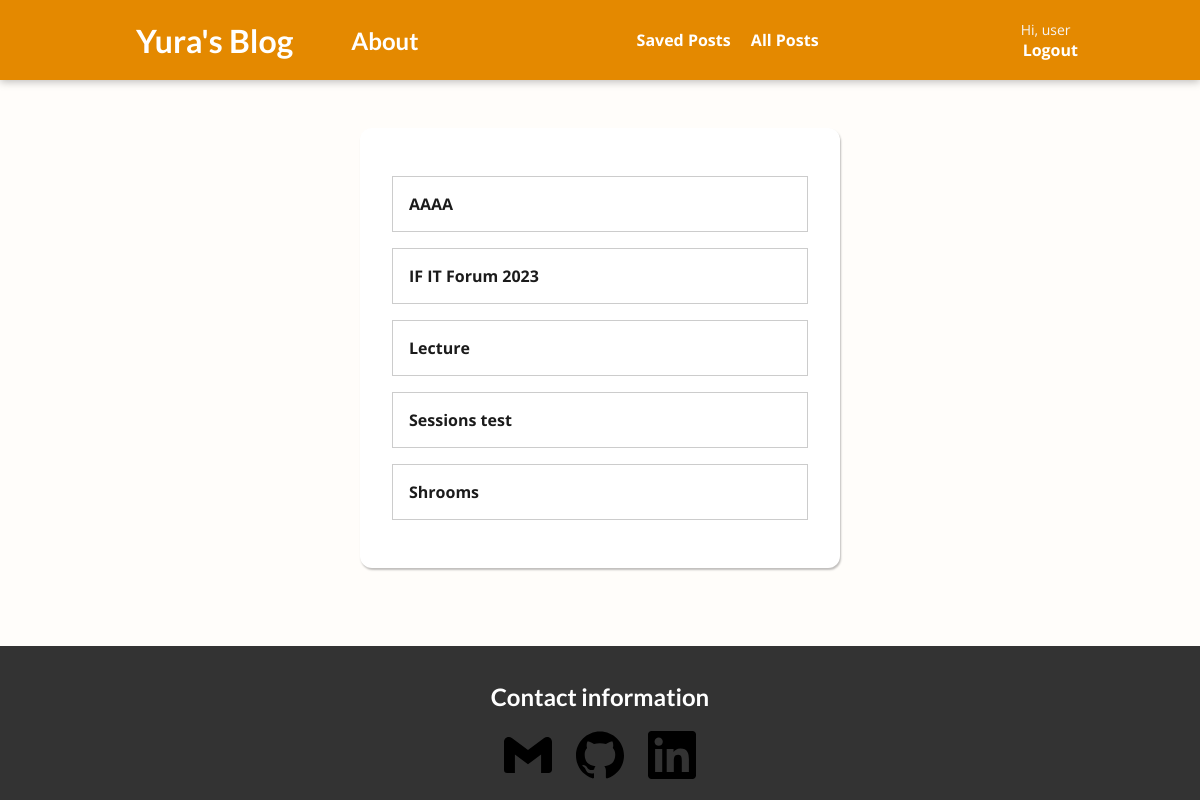
/read-later (signed in), run on the app's committed database.
### main_app/models.py (models this page shows, shortened)
class Post(models.Model):
    title = models.CharField(max_length=100)
    excerpt = models.CharField(max_length=150)
    image = models.ImageField(upload_to="posts", null=True)
    date = models.DateField(auto_now=True)
    slug = models.SlugField(unique=True, blank=True, null=False, db_index=True)
    content = models.TextField(validators=[MinLengthValidator(10)])
    author = models.ForeignKey(
        Author, on_delete=models.SET_NULL, null=True, related_name="posts"
    )
    tags = models.ManyToManyField(Tag)

### main_app/views.py (the view, shortened to what this page needs)
# urls.py: path("read-later", views.ReadLaterView.as_view(), name="read-later"),
class ReadLaterView(View):
    def get(self, request):
        def make_context(stored_posts):
            context = {}
            if stored_posts is None or len(stored_posts) == 0:
                context["posts"] = []
                context[
                    "has_posts"
                ] = False  # key, value pair for showing saved post status in html
            else:
                context["posts"] = Post.objects.filter(slug__in=stored_posts)
                context["has_posts"] = True
            return context
        stored_posts = request.session.get("stored_posts")
        if request.user.is_authenticated:
            username = request.user.username
            try:
                record = UserData.objects.get(username=username)
            except UserData.DoesNotExist:
                if stored_posts is None:
                    stored_posts = []
                record = UserData(username=username, stored_posts=stored_posts)
                record.save()
            context = make_context(stored_posts=record.stored_posts)
        else:
            context = make_context(stored_posts=stored_posts)
        return render(request, "main_app/read-later.html", context)

### main_app/templates/main_app/read-later.html (shortened to what this page needs)
{% extends "base.html" %}
{% load static %}
{% block css_files %}
<link rel="stylesheet" href="{% static "main_app/read-later.css" %}"
{% endblock %}
{% block content %}
    <section id="stored-posts">
        <ul>
            {% for post in posts %}
            <li><a href="{% url "single-post" post.slug %}">{{ post.title }}</a></li>
            {% endfor %}
        </ul>
    </section>
{% endblock %}

### templates/base.html (shortened to what this page needs)
{% load static %}
{% load socialaccount %}
<!DOCTYPE html>
<html lang="en">
<head>
    <link rel="stylesheet" href="{% static "app.css" %}">
    {% block css_files %}{% endblock %}
</head>
<body>
    <header id="main-navigation">
        <div>
            <h1><a href="{% url "starting-page" %}">Yura's Blog</a></h1>
        </div>
        <div class="about-div">
            <h2><a href="{% url "about" %}">About</a></h2>
        </div>
        <nav>
            <a href="{% url "read-later" %}">Saved Posts</a>
            <a href="{% url "all-posts"%}">All Posts</a>
        </nav>
        <div>
            {% if user.is_authenticated %}
                <p class="user-name">Hi, {{ user.username }}</p>
                <a class="login-logout" href="{% url "logout" %}">Logout</a>
            {% else %}
                <a class="login-logout" href="{% provider_login_url "google" %}">Login with Google</a>
            {% endif %}
        </div>
    </header>
    {% block content %}{% endblock %}
    <footer>
        <h2>Contact information</h2>
        <ul>
            <li><a href="mailto:yura.gavriley@gmail.com"><img src="{% static "icons/gmail.svg" %}"></a></li>
            <li><a href="https://github.com/YuraGavriley"><img src="{% static "icons/github.svg" %}"></a></li>
            <li><a href="https://linkedin.com/in/yurii-stopchytskyi"><img src="{% static "icons/linkedin.svg" %}"></a></li>
        </ul>
    </footer>
</body>
</html>

### static/app.css (style rules this page uses)
* { box-sizing: border-box; }
html { font-family: 'Open Sans', 'Lato', sans-serif; }
body { margin: 0; }
h1, h2, h3 { font-family: 'Lato', sans-serif; font-weight: bold; }
#main-navigation { width: 100%; height: 5rem; display: flex; justify-content: space-between; align-items: center; padding: 0 10%; position: absolute; top: 0; left: 0; }
#main-navigation a { text-decoration: none; color: white; font-weight: bold; margin-left: 1rem; }
#main-navigation .login-logout { margin: 0; padding-left: 2px; padding-right: 2px; }
.about-div { margin-left: -10rem; }
.user-name { font-size: 14px; color: whitesmoke; margin: 0; }
footer { background-color: #333; color: white; padding: 1rem 3rem; text-align: center; }
footer ul { list-style-type: none; margin: 0; padding: 0; }
footer li { display: inline; margin-right: 20px; }
footer li:last-of-type { margin: 0; }
footer img { height: 3rem; width: 3rem; }

### main_app/static/main_app/read-later.css (style rules this page uses)
body { background-color: #FFFDFA; }
footer { position: absolute; bottom: 0; width: 100%; }
#main-navigation { background-color: #E48900; box-shadow: 0 2px 8px rgba(0, 0, 0, 0.25); }
#stored-posts { margin: 8rem auto 3rem auto; padding: 2rem; border-radius: 12px; box-shadow: 1px 2px 2px rgba(0, 0, 0, 0.25); background-color: white; width: 90%; max-width: 30rem; }
#stored-posts ul { list-style: none; padding: 0; margin: 0; }
#stored-posts li { margin: 1rem 0 ; }
#stored-posts a { display: block; padding: 1rem; width: 100%; text-decoration: none; border: 1px solid #ccc; color: #1b1b1b; font-weight: bold; }

### data on the page
Post: title "AAAA"
Post: title "IF IT Forum 2023"
Post: title "Lecture"
Post: title "Sessions test"
Post: title "Shrooms"

### other printed values
{{ user.username }} "user"
